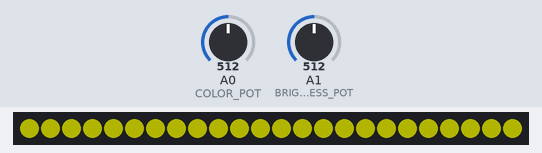
The sketch below on a simulated Arduino Uno, built with avr-gcc and run on an emulated ATmega328P. Parts: 24 RGB LEDs in strip order, left to right. Inputs (shaded band) come from the test bench; at power-on: A0 (COLOR_POT) = 512, A1 (BRIGHTNESS_POT) = 512. Dim RGB values are drawn brighter than linear; no radio packets arrive unless stated.

Above: at 1.2 s.
1.3 s: A0 (COLOR_POT) set to 716
At 1.7 s:
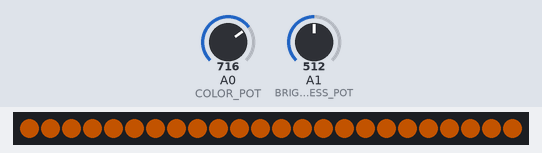
2.8 s: A1 (BRIGHTNESS_POT) set to 0
At 4.0 s:
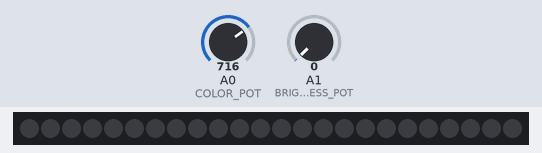
4.3 s: A1 (BRIGHTNESS_POT) set to 122
At 5.4 s:
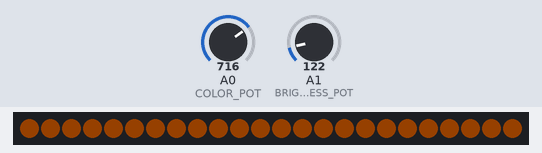
5.9 s: A0 (COLOR_POT) set to 306
At 6.5 s:
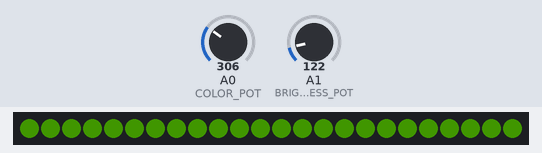
7.4 s: A0 (COLOR_POT) set to 122
8.9 s: A1 (BRIGHTNESS_POT) set to 306
Timing chart, 0 to 11.4 s (numbered marks = the images above; inputs shaded):
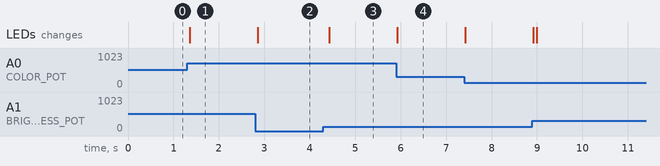

Measured:
- after the input at 1.3 s, the LEDs: change after 0.05 s (image 1)
- after the input at 2.8 s, the LEDs: change after 0.05 s (image 2)
- after the input at 4.3 s, the LEDs: change after 0.12 s (image 3)
- after the input at 5.9 s, the LEDs: change at once (image 4)

The sketch:

Final_NeoPixel_LED_Code.ino
```cpp
#include <Adafruit_NeoPixel.h>
#include <RH_ASK.h>
#include <SPI.h>

#define NUM_PIXELS 24
#define COLOR_POT A0
#define BRIGHTNESS_POT A1

Adafruit_NeoPixel strip(NUM_PIXELS, 2, NEO_GRB + NEO_KHZ800);
RH_ASK driver;
byte data[8];

void setup() {
  strip.begin();
  strip.show();

  pinMode(COLOR_POT, INPUT);
  pinMode(BRIGHTNESS_POT, INPUT);

  driver.init();
  Serial.begin(2400);
}

void loop() {
  int potColorNum = analogRead(COLOR_POT);
  int potBrightnessNum = analogRead(BRIGHTNESS_POT);

  int colorIndex = map(potColorNum, 0, 1023, 0, 255);
  int brightness = map(potBrightnessNum, 0, 1023, 0, 255);

  for (int i = 0; i < NUM_PIXELS; i++) {
    uint8_t red = map(colorIndex, 0, 255, 0, 255);
    uint8_t green = map(colorIndex, 0, 255, 255, 0);
    uint8_t blue = 0;
    uint32_t color = strip.Color(red, green, blue);
    strip.setPixelColor(i, color);
  }

  strip.setBrightness(brightness);
  strip.show();

  // Prepare the data packet to be transmitted
  data[0] = 0; // Counter (dummy value)
  data[1] = colorIndex;
  data[2] = brightness;
  data[3] = 0; // Temperature (dummy value)
  data[4] = 0; // Temperature (dummy value)

  // Send data packet
  driver.send(data, sizeof(data));
  driver.waitPacketSent();

  delay(10);
}
```
